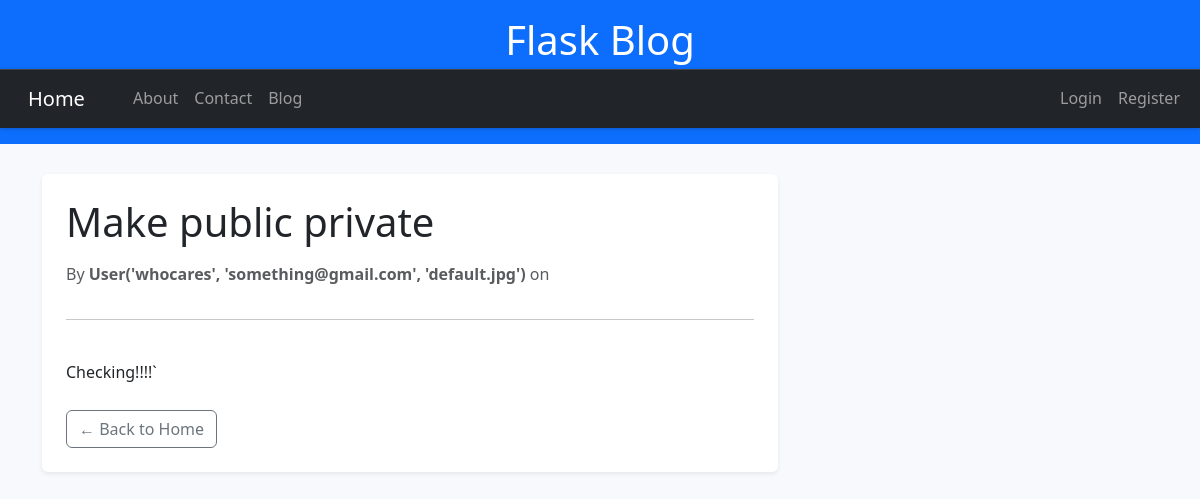
Screenshot of /post/3 with the database file from the repository.
### flaskBlogs/models.py (models this page shows, shortened)
class Post(db.Model, UserMixin):
    __tablename__ = 'posts'  # Explicitly set the table name
    id = db.Column(db.Integer, unique=True, primary_key=True)
    title = db.Column(db.String(100), nullable=False)
    content = db.Column(db.Text, nullable=False)
    date_posted = db.Column(db.DateTime, default=datetime.utcnow)
    is_public = db.Column(db.Boolean, default=True, nullable=False)
    user_id = db.Column(db.Integer, db.ForeignKey('users.id'), nullable=False)

class User(db.Model, UserMixin):
    __tablename__ = 'users'  # Explicitly set the table name
    id = db.Column(db.Integer,unique=True, primary_key=True)
    name= db.Column(db.String(100), nullable=False)
    username = db.Column(db.String(200), unique=True, nullable=False)
    email = db.Column(db.String(150), unique=True, nullable=False)
    image_file = db.Column(db.String(20), nullable=False, default='default.jpg')
    password = db.Column(db.String(60), nullable=False)
    posts = db.relationship('Post', backref='author', lazy=True)
    def __repr__(self):
        return f"User('{self.username}', '{self.email}', '{self.image_file}')"

### flaskBlogs/routes.py (the view)
@app.route('/post/<int:post_id>')
def post(post_id):
    post = Post.query.get_or_404(post_id)
    return render_template('post.html', title='Post Page', post=post, hide_sidebar=True)

### flaskBlogs/templates/post.html
{% extends "base.html" %}
{% block content %}
  <article class="post-detail card shadow-sm border-0 p-4">
    <h1 class="mb-3">{{ post.title }}</h1>
    <p class="text-muted">
      By <strong>{{ post.author }}</strong> on {{ post.date }}
    </p>
    <hr>
    <div class="mt-4">
      {{ post.content | safe }}
    </div>
    <div class="mt-4">
      <a href="/" class="btn btn-outline-secondary">← Back to Home</a>
    </div>
  </article>
{% endblock content %}

### flaskBlogs/static/main.css (style rules this page uses)
body { font-family: 'Segoe UI', sans-serif; background-color: #f8f9fc; color: #333; line-height: 1.6; }

### rows the page displays
Post: title "Make public private", content "Checking!!!!`"
User: author "User('whocares', 'something@gmail.com', 'default.jpg')"
